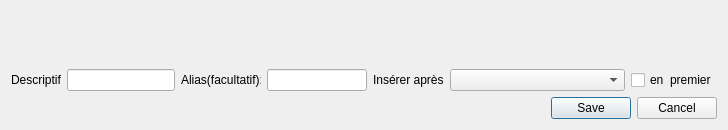
<?xml version="1.0" encoding="UTF-8"?>
<ui version="4.0">
 <class>ADDCLASSDIALOG</class>
 <widget class="QDialog" name="ADDCLASSDIALOG">
  <property name="geometry">
   <rect>
    <x>0</x>
    <y>0</y>
    <width>728</width>
    <height>130</height>
   </rect>
  </property>
  <property name="sizePolicy">
   <sizepolicy hsizetype="Fixed" vsizetype="Fixed">
    <horstretch>0</horstretch>
    <verstretch>0</verstretch>
   </sizepolicy>
  </property>
  <property name="windowTitle">
   <string>Ajout de sous classe</string>
  </property>
  <property name="modal">
   <bool>true</bool>
  </property>
  <layout class="QVBoxLayout" name="verticalLayout">
   <item>
    <widget class="QLabel" name="title">
     <property name="text">
      <string/>
     </property>
    </widget>
   </item>
   <item>
    <layout class="QHBoxLayout" name="horizontalLayout">
     <item>
      <widget class="QLabel" name="label">
       <property name="maximumSize">
        <size>
         <width>50</width>
         <height>16777215</height>
        </size>
       </property>
       <property name="text">
        <string>Descriptif</string>
       </property>
      </widget>
     </item>
     <item>
      <widget class="QLineEdit" name="newDesc">
       <property name="maximumSize">
        <size>
         <width>200</width>
         <height>16777215</height>
        </size>
       </property>
      </widget>
     </item>
     <item>
      <widget class="QLabel" name="label_2">
       <property name="maximumSize">
        <size>
         <width>80</width>
         <height>16777215</height>
        </size>
       </property>
       <property name="text">
        <string>Alias(facultatif):</string>
       </property>
      </widget>
     </item>
     <item>
      <widget class="QLineEdit" name="newAlias">
       <property name="maximumSize">
        <size>
         <width>100</width>
         <height>16777215</height>
        </size>
       </property>
      </widget>
     </item>
     <item>
      <widget class="QLabel" name="label_3">
       <property name="maximumSize">
        <size>
         <width>75</width>
         <height>16777215</height>
        </size>
       </property>
       <property name="text">
        <string>Insérer après</string>
       </property>
      </widget>
     </item>
     <item>
      <widget class="QComboBox" name="othersMenu">
       <property name="minimumSize">
        <size>
         <width>175</width>
         <height>0</height>
        </size>
       </property>
      </widget>
     </item>
     <item>
      <widget class="QCheckBox" name="first">
       <property name="text">
        <string>en  premier</string>
       </property>
      </widget>
     </item>
    </layout>
   </item>
   <item>
    <widget class="QDialogButtonBox" name="confirmationBtn">
     <property name="standardButtons">
      <set>QDialogButtonBox::Cancel|QDialogButtonBox::Save</set>
     </property>
    </widget>
   </item>
  </layout>
 </widget>
 <resources/>
 <connections/>
</ui>
